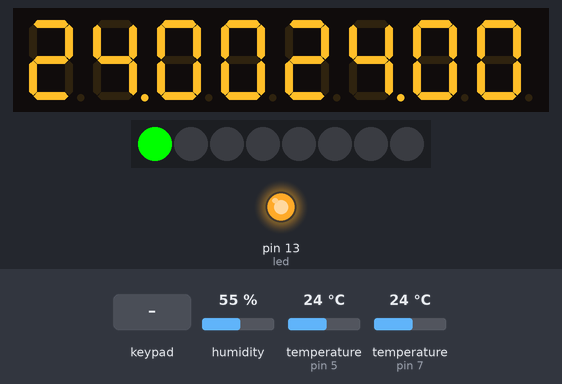
The sketch below on a simulated Arduino Uno, built with avr-gcc and run on an emulated ATmega328P. Parts: 8-digit seven-segment display, 8 RGB LEDs in strip order, left to right, output pins drawn as LEDs (lit = HIGH). Wiring (inferred from the names in the program): DHT22 sensor: data pin 5. Inputs (shaded band) come from the test bench; at power-on: humidity 55 %, temperature (sensors on pin 5, pin 7) 24 °C.

Above: at 1.3 s.
1.4 s: keypad keys 1 2 pressed 0.731 s apart
At 2.15 s:
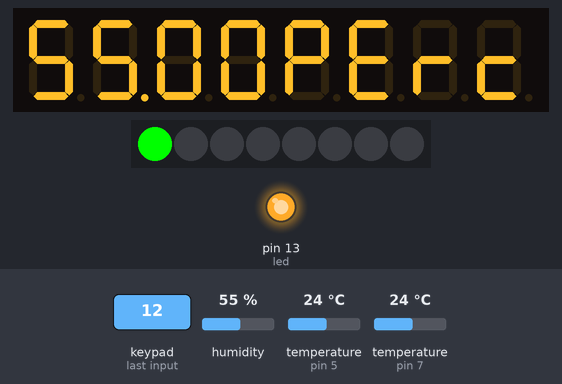
4.3 s: key '5' pressed
At 5.6 s:
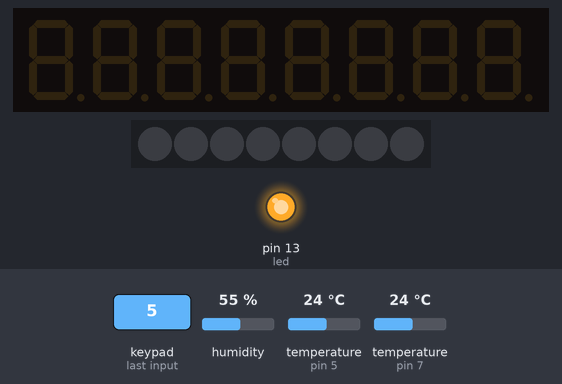
6.3 s: key '1' pressed
8.4 s: key '4' pressed
10.0 s: humidity set to 22 %
12.7 s: keypad keys 2 5 pressed 0.731 s apart
Timing chart, 0 to 15.7 s (numbered marks = the images above; inputs shaded):
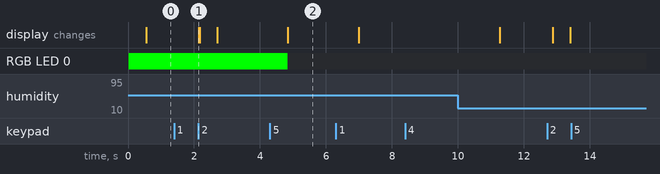

The sketch:

arduino_aquario.ino
```cpp
#include <DHT.h>
#include <TM1638.h>
#include <OneWire.h>
#include <stdlib.h>

#define DHTPIN 5     // what pin we're connected to
#define DHTTYPE DHT22   // DHT 22  (AM2302)

int DS18S20_Pin = 7;
int led = 13;
boolean humidity_mode = false;
unsigned long one_hour = 3600000UL;
unsigned long time;

DHT dht(DHTPIN, DHTTYPE);
TM1638 module(3, 2, 4);
OneWire ds(DS18S20_Pin);

void setup() {
  //Serial.begin(9600);
  pinMode(led, OUTPUT);
  digitalWrite(led, HIGH);
  module.clearDisplay();
  module.setupDisplay(true, 7);
  module.setLED(TM1638_COLOR_NONE, 0);
  module.setLED(TM1638_COLOR_NONE, 1);
  module.setLED(TM1638_COLOR_NONE, 2);
  module.setLED(TM1638_COLOR_NONE, 3);
  module.setLED(TM1638_COLOR_GREEN, 0);
  dht.begin();
  time = millis();
}

void loop() {
  if (millis() - time > (24 * one_hour)) {
    time = millis();
  } else if (millis() - time > (14 * one_hour)) {
    module.setLED(TM1638_COLOR_NONE, 0);
    module.setLED(TM1638_COLOR_NONE, 1);
    module.setLED(TM1638_COLOR_NONE, 2);
    module.setLED(TM1638_COLOR_NONE, 3);

    module.setLED(TM1638_COLOR_RED, 3);

    digitalWrite(led, LOW);
  } else if (millis() - time > (9 * one_hour)) {
    module.setLED(TM1638_COLOR_NONE, 0);
    module.setLED(TM1638_COLOR_NONE, 1);
    module.setLED(TM1638_COLOR_NONE, 2);
    module.setLED(TM1638_COLOR_NONE, 3);

    module.setLED(TM1638_COLOR_GREEN, 2);

    digitalWrite(led, HIGH);
  } else if (millis() - time > (5 * one_hour)) {
    module.setLED(TM1638_COLOR_NONE, 0);
    module.setLED(TM1638_COLOR_NONE, 1);
    module.setLED(TM1638_COLOR_NONE, 2);
    module.setLED(TM1638_COLOR_NONE, 3);

    module.setLED(TM1638_COLOR_RED, 1);

    digitalWrite(led, LOW);
  } else {
    module.setLED(TM1638_COLOR_NONE, 0);
    module.setLED(TM1638_COLOR_NONE, 1);
    module.setLED(TM1638_COLOR_NONE, 2);
    module.setLED(TM1638_COLOR_NONE, 3);

    module.setLED(TM1638_COLOR_GREEN, 0);
    digitalWrite(led, HIGH);
  }

  float u = getTemp();
  if (!humidity_mode) {
    char intTemp[5];
    dtostrf(u, 5, 2, intTemp);
    module.setDisplayDigit(intTemp[0], 4, false);
    module.setDisplayDigit(intTemp[1], 5, true);
    module.setDisplayDigit(intTemp[3], 6, false);
    module.setDisplayDigit(intTemp[4], 7, false);
  }

  float h = dht.readHumidity();
  float t = dht.readTemperature();

  if (isnan(t) || isnan(h)) {
    // Serial.println("Failed to read from DHT");
  } else {
    /*
    Serial.print("Humidity: ");
    Serial.print(h);
    Serial.print(" %\t");
    Serial.print("Ex temp: ");
    Serial.print(t);
    Serial.print(" *C\t");
    Serial.print("Un temp: ");
    Serial.print(u);
    Serial.println(" *C");
    */

    char extTemp[5];
    if (humidity_mode) {
      dtostrf(h, 5, 2, extTemp);
      module.setDisplayToString("perc", 0, 4);
    } else {
      dtostrf(t, 5, 2, extTemp);
    }
    module.setDisplayDigit(extTemp[0], 0, false);
    module.setDisplayDigit(extTemp[1], 1, true);
    module.setDisplayDigit(extTemp[3], 2, false);
    module.setDisplayDigit(extTemp[4], 3, false);
  }

  if (module.getButtons() == 0b00000001) {
    humidity_mode = true;
  }
  if (module.getButtons() == 0b00000010) {
    humidity_mode = false;
  }
  if (module.getButtons() == 0b00000100) {
    digitalWrite(led, HIGH);
  }
  if (module.getButtons() == 0b00001000) {
    digitalWrite(led, LOW);
  }
  if (module.getButtons() == 0b00010000) {
    module.setupDisplay(false, 7);
  }
  if (module.getButtons() == 0b00100000) {
    module.setupDisplay(true, 7);
  }
}

float getTemp() {
  //returns the temperature from one DS18S20 in DEG Celsius
  byte data[12];
  byte addr[8];

  if (!ds.search(addr)) {
    //no more sensors on chain, reset search
    ds.reset_search();
    return -1001;
  }

  if (OneWire::crc8(addr, 7) != addr[7]) {
    Serial.println("CRC is not valid!");
    return -1002;
  }

  if (addr[0] != 0x10 && addr[0] != 0x28) {
    Serial.print("Device is not recognized");
    return -1003;
  }

  ds.reset();
  ds.select(addr);
  ds.write(0x44,1); // start conversion, with parasite power on at the end

  byte present = ds.reset();
  ds.select(addr);
  ds.write(0xBE); // Read Scratchpad

  for (int i = 0; i < 9; i++) { // we need 9 bytes
    data[i] = ds.read();
  }

  ds.reset_search();

  byte MSB = data[1];
  byte LSB = data[0];

  float tempRead = ((MSB << 8) | LSB); //using two's compliment
  float TemperatureSum = tempRead / 16;

  return TemperatureSum;
}
```

Measured:
- after the input at 1.4 s, the display: changes after 0.75 s (image 1)
- after the input at 4.3 s, RGB LED 0: RGB(0, 255, 0) → off after 0.55 s; the display: changes after 0.55 s (image 2)
